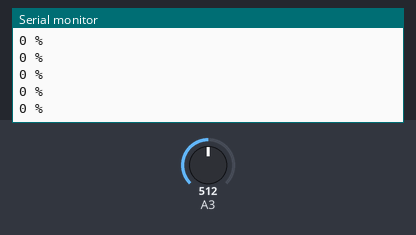
A sketch run on a simulated Arduino Uno, built with avr-gcc and run on an emulated ATmega328P. Parts: the last lines printed to the serial monitor. The test bench sets the inputs (shaded band); at power-on: A3 = 512.

Above: at 2.7 s.
2.8 s: A3 set to 852
At 3.8 s:
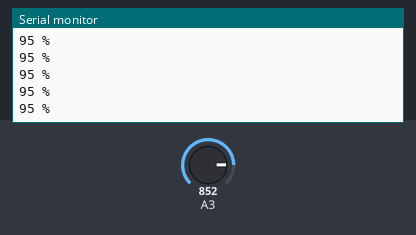
5.8 s: A3 set to 871
At 6.5 s:
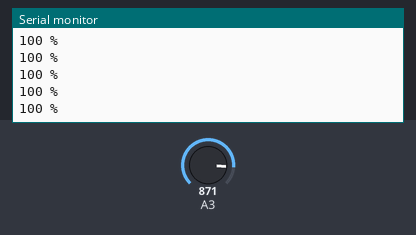
Timing chart, 0 to 8.8 s (numbered marks = the images above; inputs shaded):
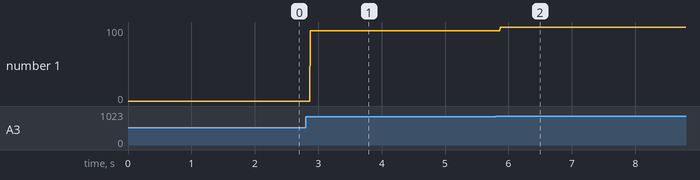

Measured:
- after the input at 2.8 s, the serial monitor: prints a new line after 0.07 s (image 1)
- after the input at 5.8 s, the serial monitor: prints a new line after 0.07 s (image 2)
- plotted number 1: 0 → 95 after the input at 2.8 s, 95 → 100 after the input at 5.8 s

The sketch:

battery_check.ino
```cpp
#define MAX 860 // 4.2v 1023 * 4.2 / 5
#define MIN 675 // 3.3v 1023 * 3.3 / 5

void setup() {
  Serial.begin(9600);
}

void loop() {
  int val = analogRead(A3);
  int v = checkBat(val);
  Serial.print(v);
  Serial.println(" %");
}

int checkBat(int val) {
  int v = ((val - MIN) * 100) / (MAX - MIN);
  if (v > 100) v = 100;
  if (v < 0 ) v = 0;
  return v;
}
```
